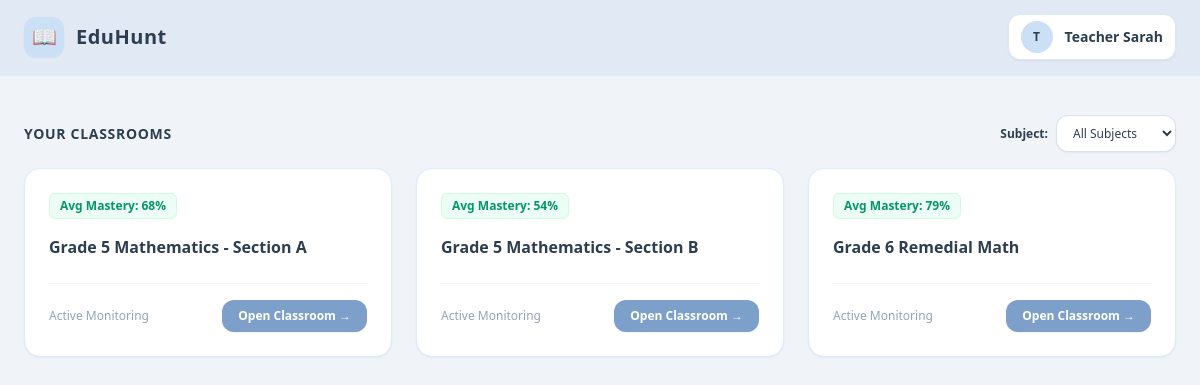
Page /teacher/teacher_home.php on the earlier database version.
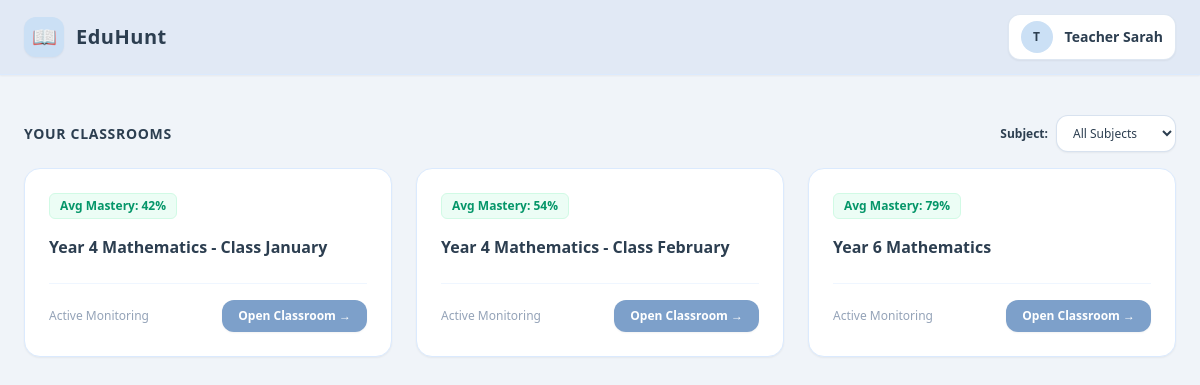
Same page on the later database version.
### tables this page shows
CREATE TABLE classrooms (
        id INTEGER PRIMARY KEY AUTOINCREMENT,
        teacher_id INTEGER,
        name TEXT NOT NULL,
        avg_mastery TEXT NOT NULL,
        FOREIGN KEY(teacher_id) REFERENCES teachers(id) ON DELETE SET NULL
    );

### teacher/teacher_home.php (the view, shortened to what this page needs)
<?php
require_once __DIR__ . '/../config/db.php';
$teacher_name = $_SESSION['teacher_name'] ?? 'Teacher Sarah';
$classrooms = $pdo->query("SELECT * FROM classrooms")->fetchAll(PDO::FETCH_ASSOC);
?>
<!DOCTYPE html>
<html lang="en">
<head>
    <script src="https://cdn.tailwindcss.com"></script>
</head>
<body class="bg-pastel-bg text-pastel-text min-h-screen font-sans flex flex-col">
    <header class="bg-pastel-nav border-b border-blue-100 sticky top-0 z-50 shadow-sm">
        <div class="max-w-7xl mx-auto px-6 py-3.5 flex justify-between items-center">
            <a href="teacher_home.php" class="flex items-center space-x-3">
                <div class="bg-pastel-badge w-10 h-10 rounded-xl flex items-center justify-center shadow-sm">
                    <span class="text-xl">📖</span>
                </div>
                <span class="text-xl font-black tracking-wide text-pastel-text">
                    EduHunt
                </span>
            </a>
            <div class="flex items-center">
                <div class="flex items-center gap-3 py-1.5 px-3 bg-pastel-card border border-pastel-primary/25 rounded-xl shadow-sm">
                    <div class="w-8 h-8 rounded-full bg-pastel-badge flex items-center justify-center font-bold text-pastel-text text-xs">
                        <?php echo strtoupper(substr($teacher_name, 0, 1)); ?>
                    </div>
                    <span class="text-sm font-bold text-pastel-text">
                        <?php echo htmlspecialchars($teacher_name); ?>
                    </span>
                </div>
            </div>
        </div>
    </header>
    <main class="max-w-7xl mx-auto px-6 py-10 flex-1 w-full space-y-8">
        <div class="space-y-4">
            <div class="flex flex-col sm:flex-row justify-between items-start sm:items-center gap-4">
                <h3 class="text-sm font-bold text-pastel-text uppercase tracking-wider">Your Classrooms</h3>
                <div class="flex items-center space-x-2">
                    <label for="subject-select" class="text-xs font-semibold text-pastel-text">Subject:</label>
                    <select id="subject-select" class="bg-pastel-card border border-pastel-primary/30 text-pastel-text text-xs rounded-xl px-3 py-2 focus:outline-none focus:ring-2 focus:ring-pastel-primary shadow-sm">
                        <option value="all">All Subjects</option>
                    </select>
                </div>
            </div>
            <div class="grid grid-cols-1 md:grid-cols-3 gap-6">
                <?php foreach ($classrooms as $class): ?>
                    <div class="bg-pastel-card rounded-2xl shadow-sm border border-blue-100 p-6 flex flex-col justify-between space-y-6 hover:shadow-md transition">
                        <div class="space-y-2">
                            <div class="flex justify-between items-start">
                                <span class="text-xs font-semibold text-emerald-600 bg-emerald-50 px-2.5 py-1 rounded-md border border-emerald-100">Avg Mastery: <?php echo htmlspecialchars($class['avg_mastery']); ?></span>
                            </div>
                            <h4 class="text-base font-bold text-pastel-text pt-2"><?php echo htmlspecialchars($class['name']); ?></h4>
                        </div>
                        <div class="pt-4 border-t border-blue-50 flex items-center justify-between">
                            <span class="text-xs text-slate-400">Active Monitoring</span>
                            <a href="classroom.php?id=<?php echo $class['id']; ?>" class="bg-pastel-primary hover:bg-pastel-hover text-white text-xs font-semibold px-4 py-2 rounded-xl transition shadow-sm">
                                Open Classroom &rarr;
                            </a>
                        </div>
                    </div>
                <?php endforeach; ?>
            </div>
        </div>
    </main>
</body>
</html>

Differences in the rows shown:
changed classrooms: avg_mastery "68%" → "42%"; name "Grade 5 Mathematics - Section A" → "Year 4 Mathematics - Class January"
changed classrooms: name "Grade 5 Mathematics - Section B" → "Year 4 Mathematics - Class February"
changed classrooms: name "Grade 6 Remedial Math" → "Year 6 Mathematics"
